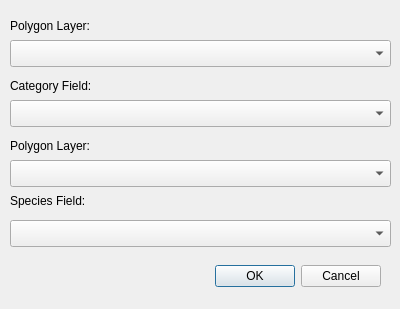
<?xml version="1.0" encoding="UTF-8"?>
<ui version="4.0">
 <class>DiversityCalcDialogBase</class>
 <widget class="QDialog" name="DiversityCalcDialogBase">
  <property name="geometry">
   <rect>
    <x>0</x>
    <y>0</y>
    <width>400</width>
    <height>309</height>
   </rect>
  </property>
  <property name="windowTitle">
   <string>Diversity Calculator</string>
  </property>
  <widget class="QDialogButtonBox" name="button_box">
   <property name="geometry">
    <rect>
     <x>40</x>
     <y>260</y>
     <width>341</width>
     <height>32</height>
    </rect>
   </property>
   <property name="orientation">
    <enum>Qt::Horizontal</enum>
   </property>
   <property name="standardButtons">
    <set>QDialogButtonBox::Cancel|QDialogButtonBox::Ok</set>
   </property>
  </widget>
  <widget class="QLabel" name="label">
   <property name="geometry">
    <rect>
     <x>10</x>
     <y>10</y>
     <width>121</width>
     <height>31</height>
    </rect>
   </property>
   <property name="text">
    <string>Polygon Layer:</string>
   </property>
  </widget>
  <widget class="QgsMapLayerComboBox" name="mcbPoly">
   <property name="geometry">
    <rect>
     <x>10</x>
     <y>40</y>
     <width>381</width>
     <height>27</height>
    </rect>
   </property>
   <property name="showCrs">
    <bool>true</bool>
   </property>
  </widget>
  <widget class="QLabel" name="label_2">
   <property name="geometry">
    <rect>
     <x>10</x>
     <y>70</y>
     <width>121</width>
     <height>31</height>
    </rect>
   </property>
   <property name="text">
    <string>Category Field:</string>
   </property>
  </widget>
  <widget class="QgsFieldComboBox" name="fcbCategory">
   <property name="geometry">
    <rect>
     <x>10</x>
     <y>100</y>
     <width>381</width>
     <height>27</height>
    </rect>
   </property>
  </widget>
  <widget class="QgsMapLayerComboBox" name="mcbPoint">
   <property name="geometry">
    <rect>
     <x>10</x>
     <y>160</y>
     <width>381</width>
     <height>27</height>
    </rect>
   </property>
   <property name="showCrs">
    <bool>true</bool>
   </property>
  </widget>
  <widget class="QLabel" name="label_3">
   <property name="geometry">
    <rect>
     <x>10</x>
     <y>130</y>
     <width>121</width>
     <height>31</height>
    </rect>
   </property>
   <property name="text">
    <string>Polygon Layer:</string>
   </property>
  </widget>
  <widget class="QLabel" name="label_4">
   <property name="geometry">
    <rect>
     <x>10</x>
     <y>190</y>
     <width>121</width>
     <height>21</height>
    </rect>
   </property>
   <property name="text">
    <string>Species Field:</string>
   </property>
  </widget>
  <widget class="QgsFieldComboBox" name="fcbSpecies">
   <property name="geometry">
    <rect>
     <x>10</x>
     <y>220</y>
     <width>381</width>
     <height>27</height>
    </rect>
   </property>
  </widget>
 </widget>
 <customwidgets>
  <customwidget>
   <class>QgsFieldComboBox</class>
   <extends>QComboBox</extends>
   <header>qgsfieldcombobox.h</header>
  </customwidget>
  <customwidget>
   <class>QgsMapLayerComboBox</class>
   <extends>QComboBox</extends>
   <header>qgsmaplayercombobox.h</header>
  </customwidget>
 </customwidgets>
 <resources/>
 <connections>
  <connection>
   <sender>button_box</sender>
   <signal>accepted()</signal>
   <receiver>DiversityCalcDialogBase</receiver>
   <slot>accept()</slot>
   <hints>
    <hint type="sourcelabel">
     <x>20</x>
     <y>20</y>
    </hint>
    <hint type="destinationlabel">
     <x>20</x>
     <y>20</y>
    </hint>
   </hints>
  </connection>
  <connection>
   <sender>button_box</sender>
   <signal>rejected()</signal>
   <receiver>DiversityCalcDialogBase</receiver>
   <slot>reject()</slot>
   <hints>
    <hint type="sourcelabel">
     <x>20</x>
     <y>20</y>
    </hint>
    <hint type="destinationlabel">
     <x>20</x>
     <y>20</y>
    </hint>
   </hints>
  </connection>
  <connection>
   <sender>mcbPoly</sender>
   <signal>layerChanged(QgsMapLayer*)</signal>
   <receiver>fcbCategory</receiver>
   <slot>setLayer(QgsMapLayer*)</slot>
   <hints>
    <hint type="sourcelabel">
     <x>200</x>
     <y>53</y>
    </hint>
    <hint type="destinationlabel">
     <x>200</x>
     <y>123</y>
    </hint>
   </hints>
  </connection>
  <connection>
   <sender>mcbPoint</sender>
   <signal>layerChanged(QgsMapLayer*)</signal>
   <receiver>fcbSpecies</receiver>
   <slot>setLayer(QgsMapLayer*)</slot>
   <hints>
    <hint type="sourcelabel">
     <x>200</x>
     <y>173</y>
    </hint>
    <hint type="destinationlabel">
     <x>200</x>
     <y>233</y>
    </hint>
   </hints>
  </connection>
 </connections>
</ui>
